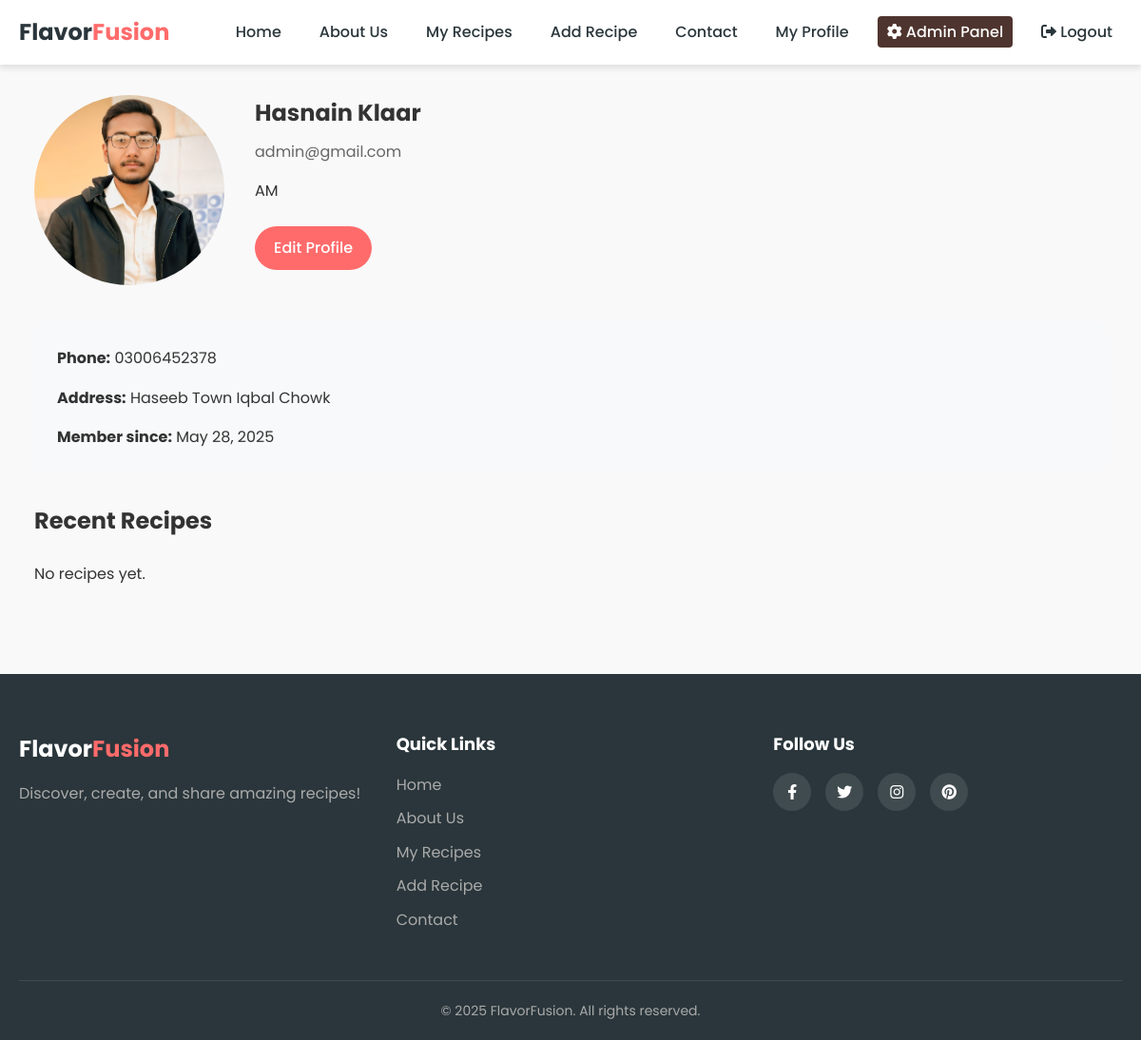
The app's page /profile/ (signed in), older data.
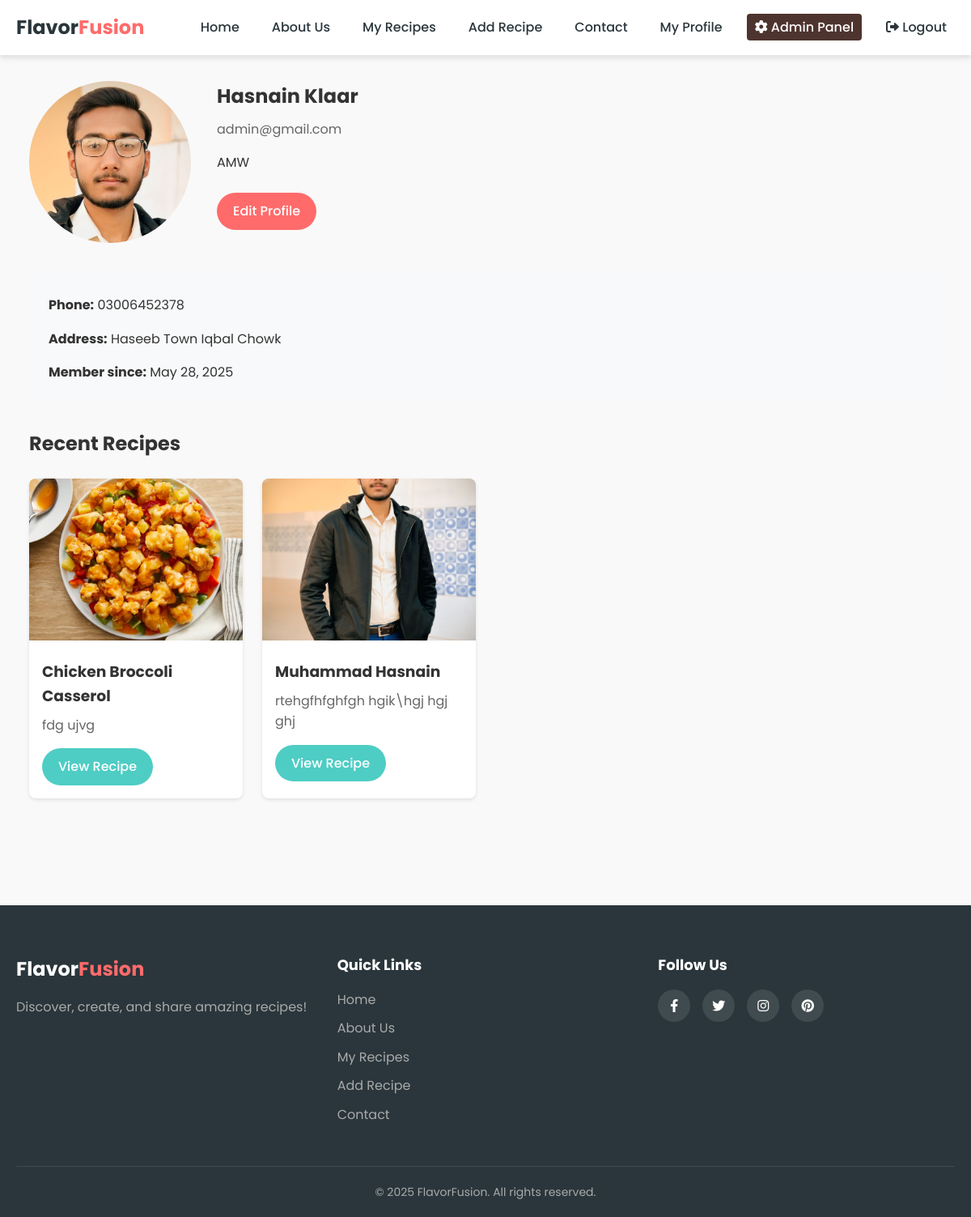
The same page, newer data.
### recipes/models.py (models this page shows, shortened)
class User(AbstractUser):
    role = models.CharField(max_length=10, default='user')
    bio = models.TextField(max_length=500, blank=True)
    profile_picture = models.ImageField(upload_to='profile_pictures/', null=True, blank=True)
    phone_number = models.CharField(max_length=15, blank=True)
    address = models.TextField(max_length=200, blank=True)

class Recipe(models.Model):
    user = models.ForeignKey(User, on_delete=models.CASCADE)
    name = models.CharField(max_length=200)
    image = models.ImageField(upload_to='recipe_images/', null=True, blank=True)
    prep_time = models.CharField(max_length=50)
    description = models.TextField()
    instructions = models.TextField()
    created_at = models.DateTimeField(auto_now_add=True)

### recipes/views.py (the view)
# urls.py: path('profile/', views.profile_view, name='profile_view'),
@login_required
def profile_view(request, user_id=None):
    if user_id:
        if not request.user.is_staff and str(request.user.id) != str(user_id):
            messages.error(request, "You don't have permission to view this profile.")
            return redirect('profile_view')
        user = get_object_or_404(User, id=user_id)
    else:
        user = request.user
    recipes = Recipe.objects.filter(user=user).order_by('-created_at')[:5]
    return render(request, 'recipes/profile.html', {
        'profile_user': user,
        'recent_recipes': recipes
    })

### templates/recipes/profile.html (shortened to what this page needs)
{% extends 'base.html' %}
{% load static %}
{% block content %}
    <section class="profile-section">
        <div class="profile-container">
            <div class="profile-header">
                <div class="profile-image">
                    {% if profile_user.profile_picture %}
                        <img src="{{ profile_user.profile_picture.url }}"
                             alt="{{ profile_user.username }}'s profile picture"
                             width="200"
                             height="200">
                    {% else %}
                        <img src="{% static 'images/default-profile.png' %}"
                             alt="Default profile picture"
                             width="200"
                             height="200">
                    {% endif %}
                </div>
                <div class="profile-info">
                    <h1>{{ profile_user.get_full_name|default:profile_user.username }}</h1>
                    <p class="email">{{ profile_user.email }}</p>
                    {% if profile_user.bio %}<p class="bio">{{ profile_user.bio }}</p>{% endif %}
                    {% if request.user == profile_user or request.user.is_staff %}
                        <a href="{% url 'profile_edit' user_id=profile_user.id %}"
                           class="btn btn-primary">Edit Profile</a>
                    {% endif %}
                </div>
            </div>
            <div class="profile-details">
                {% if profile_user.phone_number %}
                    <div class="detail-item">
                        <strong>Phone:</strong> {{ profile_user.phone_number }}
                    </div>
                {% endif %}
                {% if profile_user.address %}
                    <div class="detail-item">
                        <strong>Address:</strong> {{ profile_user.address }}
                    </div>
                {% endif %}
                <div class="detail-item">
                    <strong>Member since:</strong> {{ profile_user.date_joined|date:"F j, Y" }}
                </div>
            </div>
            <div class="recent-recipes">
                <h2>Recent Recipes</h2>
                {% if recent_recipes %}
                    <div class="recipe-grid">
                        {% for recipe in recent_recipes %}
                            <div class="recipe-card">
                                {% if recipe.image %}
                                    <img src="{{ recipe.image.url }}"
                                         alt="{{ recipe.name }}"
                                         width="300"
                                         height="200">
                                {% endif %}
                                <div class="recipe-info">
                                    <h3>{{ recipe.name }}</h3>
                                    <p>{{ recipe.description|truncatewords:20 }}</p>
                                    <a href="{% url 'recipe_detail' pk=recipe.pk %}"
                                       class="btn btn-secondary">View Recipe</a>
                                </div>
                            </div>
                        {% endfor %}
                    </div>
                {% else %}
                    <p>No recipes yet.</p>
                {% endif %}
            </div>
        </div>
    </section>
{% endblock %}

### templates/base.html (shortened to what this page needs)
{% load static %}
<!DOCTYPE html>
<html lang="en">
  <head>
    <link
      rel="stylesheet"
      href="https://cdnjs.cloudflare.com/ajax/libs/font-awesome/6.0.0/css/all.min.css"
    />
    <link rel="stylesheet" href="{% static 'css/style.css' %}" />
  </head>
  <body>
    <header class="site-header">
      <div class="container">
        <div class="logo">
          <a
            href="{% if user.is_authenticated %}{% url 'home' %}{% else %}{% url 'welcome' %}{% endif %}"
          >
            <h1>Flavor<span>Fusion</span></h1>
          </a>
        </div>
        <nav class="main-nav">
          <ul>
            {% if user.is_authenticated %}
            <li>
              <a href="{% url 'home' %}">Home</a>
            </li>
            <li>
              <a href="{% url 'about' %}">About Us</a>
            </li>
            <li>
              <a href="{% url 'recipe_list' %}">My Recipes</a>
            </li>
            <li>
              <a href="{% url 'recipe_create' %}">Add Recipe</a>
            </li>
            <li>
              <a href="{% url 'contact' %}">Contact</a>
            </li>
            <li>
              <a href="{% url 'profile_view' %}">My Profile</a>
            </li>
            {% if user.is_staff or user.is_superuser %}
            <li>
              <a href="{% url 'admin:index' %}" class="admin-link"
                ><i class="fas fa-cog"></i> Admin Panel</a
              >
            </li>
            {% endif %}
            <li>
              {% if user.social_auth.exists %}
              <a href="{% url 'logout' %}"
                ><i class="fas fa-sign-out-alt"></i> Logout (Google)</a
              >
              {% else %}
              <a href="{% url 'logout' %}"
                ><i class="fas fa-sign-out-alt"></i> Logout</a
              >
              {% endif %}
            </li>
            {% endif %}
          </ul>
        </nav>
      </div>
    </header>
    <main>
      <div class="container">
         {% block content %}{% endblock %}
      </div>
    </main>
    <footer>
      <div class="container">
        <div class="footer-content">
          <div class="footer-logo">
            <h2>Flavor<span>Fusion</span></h2>
            <p>Discover, create, and share amazing recipes!</p>
          </div>
          <div class="footer-links">
            <h3>Quick Links</h3>
            <ul>
              {% if user.is_authenticated %}
              <li>
                <a href="{% url 'home' %}">Home</a>
              </li>
              <li>
                <a href="{% url 'about' %}">About Us</a>
              </li>
              <li>
                <a href="{% url 'recipe_list' %}">My Recipes</a>
              </li>
              <li>
                <a href="{% url 'recipe_create' %}">Add Recipe</a>
              </li>
              <li>
                <a href="{% url 'contact' %}">Contact</a>
              </li>
              {% endif %}
            </ul>
          </div>
          <div class="footer-social">
            <h3>Follow Us</h3>
            <div class="social-icons">
              <a href="#"><i class="fab fa-facebook-f"></i></a>
              <a href="#"><i class="fab fa-twitter"></i></a>
              <a href="#"><i class="fab fa-instagram"></i></a>
              <a href="#"><i class="fab fa-pinterest"></i></a>
            </div>
          </div>
        </div>
        <div class="footer-bottom">
          <p>© {% now "Y" %} FlavorFusion. All rights reserved.</p>
        </div>
      </div>
    </footer>
  </body>
</html>

### static/css/style.css (style rules this page uses)
:root { --primary-color: #ff6b6b; --secondary-color: #4ecdc4; --accent-color: #ffd166; --dark-color: #2a363b; --light-color: #f7fff7; --gray-color: #e6eaef; --text-color: #333; --shadow: 0 4px 6px rgba(0, 0, 0, 0.1); --transition: all 0.3s ease; }
* { margin: 0; padding: 0; box-sizing: border-box; }
body { font-family: "Poppins", sans-serif; line-height: 1.6; color: var(--text-color); background-color: #f9f9f9; }
.container { width: 100%; max-width: 1200px; margin: 0 auto; padding: 0 20px; }
a { text-decoration: none; color: var(--primary-color); transition: var(--transition); }
ul { list-style: none; }
img { max-width: 100%; }
.btn { display: inline-block; padding: 10px 20px; border-radius: 30px; font-weight: 500; cursor: pointer; transition: var(--transition); border: none; text-align: center; }
.btn-primary { background-color: var(--primary-color); color: white; }
.btn-secondary { background-color: var(--secondary-color); color: white; }
.site-header { background-color: white; box-shadow: var(--shadow); position: sticky; top: 0; z-index: 100; padding: 15px 0; }
.site-header .container { display: flex; justify-content: space-between; align-items: center; }
.logo a { display: flex; align-items: center; color: var(--dark-color); }
.logo h1 { font-size: 24px; font-weight: 700; }
.logo span { color: var(--primary-color); }
.main-nav ul { display: flex; }
.main-nav li { margin-left: 20px; }
.main-nav a { color: var(--dark-color); font-weight: 500; padding: 5px 10px; border-radius: 4px; }
.recipe-grid { display: grid; grid-template-columns: repeat(auto-fill, minmax(300px, 1fr)); gap: 30px; margin-bottom: 40px; }
.recipe-card { background-color: white; border-radius: 10px; overflow: hidden; box-shadow: var(--shadow); transition: var(--transition); }
footer { background-color: var(--dark-color); color: white; padding: 60px 0 20px; margin-top: 60px; }
.footer-content { display: grid; grid-template-columns: repeat(auto-fit, minmax(200px, 1fr)); gap: 30px; margin-bottom: 40px; }
.footer-logo h2 { font-size: 24px; margin-bottom: 15px; }
.footer-logo span { color: var(--primary-color); }
.footer-logo p { color: #aaa; }
.footer-links h3, .footer-social h3 { font-size: 18px; margin-bottom: 15px; color: white; }
.footer-links ul li { margin-bottom: 10px; }
.footer-links ul li a { color: #aaa; }
.social-icons { display: flex; gap: 15px; }
.social-icons a { width: 40px; height: 40px; background-color: rgba(255, 255, 255, 0.1); border-radius: 50%; display: flex; align-items: center; justify-content: center; color: white; transition: var(--transition); }
.footer-bottom { text-align: center; padding-top: 20px; border-top: 1px solid rgba(255, 255, 255, 0.1); color: #aaa; font-size: 14px; }

### templates/recipes/profile.html (style rules this page uses)
.profile-section { padding: 2rem 0; }
.profile-container { max-width: 1200px; margin: 0 auto; padding: 0 1rem; }
.profile-header { display: flex; align-items: start; gap: 2rem; margin-bottom: 2rem; }
.profile-image img { width: 200px; height: 200px; border-radius: 50%; object-fit: cover; }
.profile-info { flex: 1; }
.profile-info h1 { margin: 0 0 0.5rem 0; color: #333; }
.profile-info .email { color: #666; margin-bottom: 1rem; }
.profile-info .bio { margin-bottom: 1.5rem; line-height: 1.6; }
.profile-details { background: #f8f9fa; padding: 1.5rem; border-radius: 8px; margin-bottom: 2rem; }
.detail-item { margin-bottom: 1rem; }
.detail-item:last-child { margin-bottom: 0; }
.recent-recipes { margin-top: 2rem; }
.recent-recipes h2 { margin-bottom: 1.5rem; }
.recipe-grid { display: grid; grid-template-columns: repeat(auto-fill, minmax(250px, 1fr)); gap: 1.5rem; }
.recipe-card { background: white; border-radius: 8px; overflow: hidden; box-shadow: 0 2px 4px rgba(0,0,0,0.1); }
.recipe-card img { width: 100%; height: 200px; object-fit: cover; }
.recipe-info { padding: 1rem; }
.recipe-info h3 { margin: 0 0 0.5rem 0; }
.recipe-info p { color: #666; margin-bottom: 1rem; }

### templates/base.html (style rules this page uses)
.admin-link { background-color: #4e342e; color: white !important; }

Row changes from the older to the newer data that the page shows:
changed User "Hasnain Klaar": profile_picture: a different picture; bio "AM" → "AMW"
added Recipe: image (picture), name "Chicken Broccoli Casserol", description "fdg ujvg"
added Recipe: image (picture), name "Muhammad Hasnain", description "rtehgfhfghfgh hgik\\hgj hgj ghj"
Text that changed along with them:
text no longer shown: "No recipes yet."
